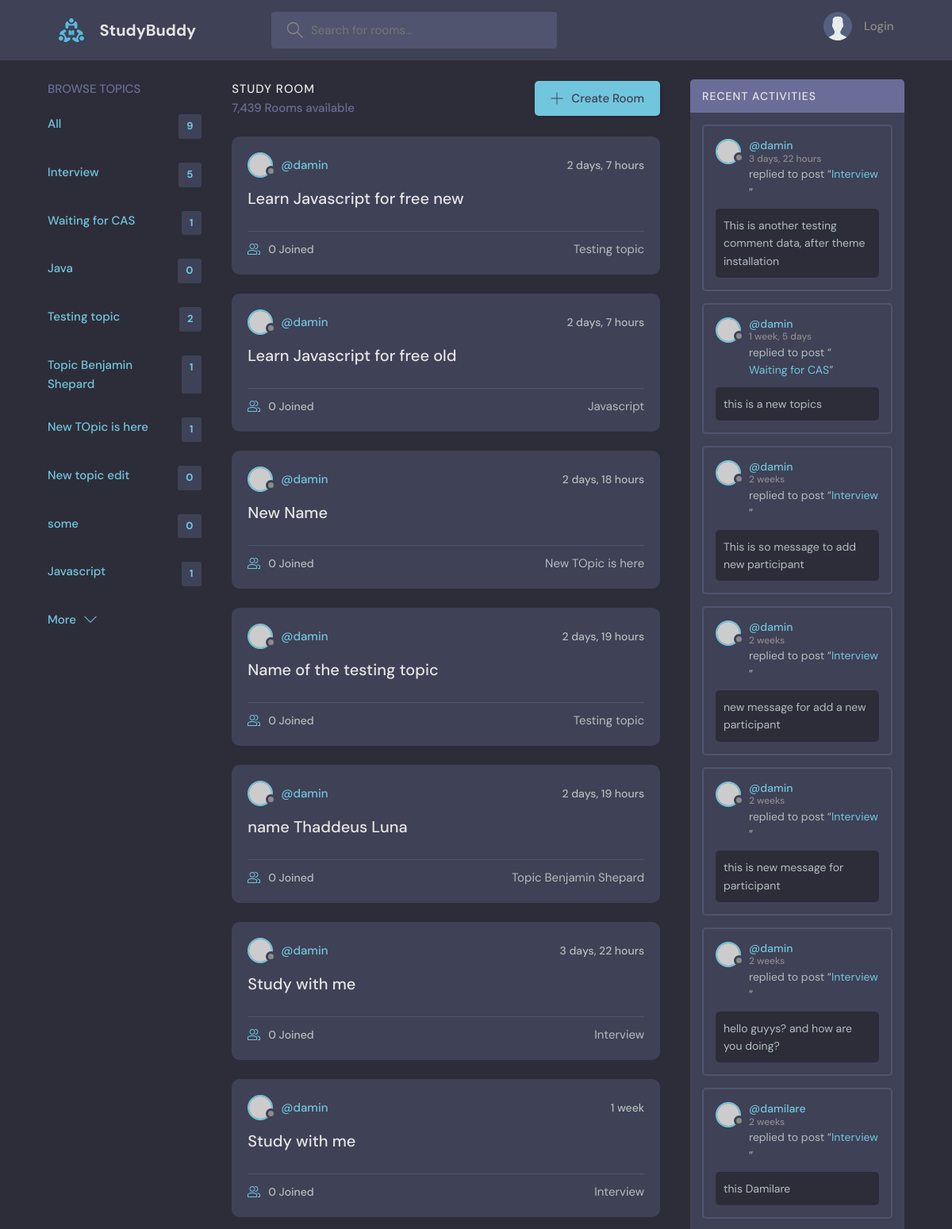
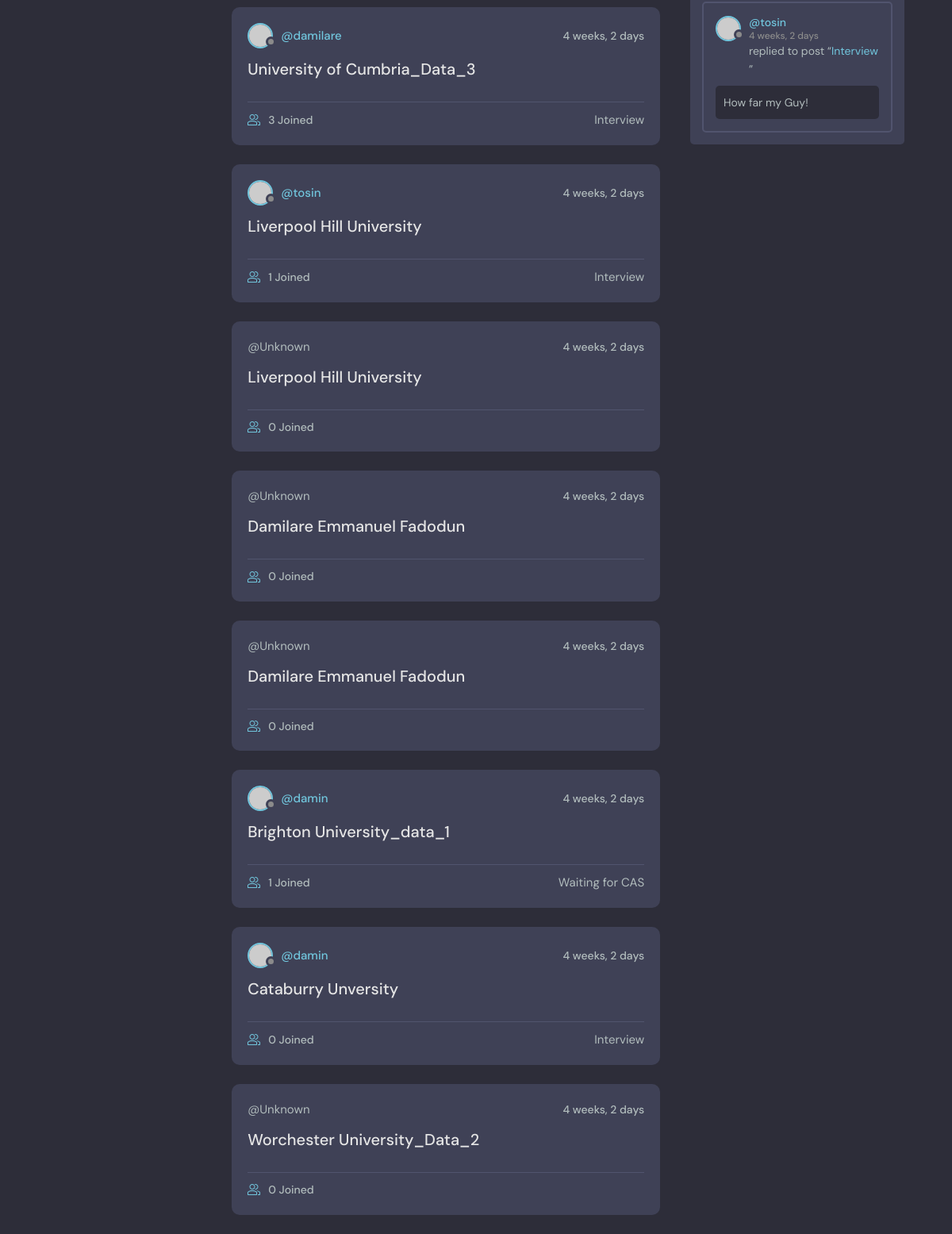
The page / on the database its author committed (2 pictures, top to bottom).
### base/models.py (models this page shows, shortened)
class Topic(models.Model):
    name = models.CharField(max_length=200)
    def __str__(self):
        return self.name

class Room(models.Model):
    host = models.ForeignKey(User, on_delete=models.SET_NULL, null=True)
    topic = models.ForeignKey(Topic, on_delete=models.SET_NULL, null=True)
    name = models.CharField(max_length=200)
    description = models.TextField(null=True, blank=True)
    participants = models.ManyToManyField(User, related_name='participants', blank=True)
    updated = models.DateTimeField(auto_now=True)
    created = models.DateTimeField(auto_now_add=True)
    class Meta:
        ordering = ['-updated', '-created']

class Message(models.Model):
    user = models.ForeignKey(User, on_delete=models.CASCADE)
    room = models.ForeignKey(Room, on_delete=models.CASCADE)
    body = models.TextField()
    updated = models.DateTimeField(auto_now=True)
    created = models.DateTimeField(auto_now_add=True)
    class Meta:
        ordering = ['-updated', '-created']
    def __str__(self):
        return self.body[0:50]

### base/views.py (the view)
# urls.py: path("", views.room, name="room"),  # Room page
def room(request):
        q = request.GET.get('q') if request.GET.get('q') != None else ''
        rooms = Room.objects.filter(
                Q(topic__name__icontains=q)|
                Q(name__icontains=q) |
                Q(description__icontains=q)
                )
        topics =  Topic.objects.all()
        rooms_count = rooms.count()
        room_messages = Message.objects.filter(Q(room__topic__name__icontains=q))
        context =  {'rooms': rooms, 'topics': topics, 'rooms_count': rooms_count, 'room_messages':room_messages }
        return render(request,"base/room.html",context)

### base/templates/base/room.html (shortened to what this page needs)
{% extends 'layout.html' %} {% block content %}
<main class="layout layout--3">
  <div class="container">
    {% include 'base/topics_component.html' %}
    <div class="roomList">
      <div class="roomList__header">
        <div>
          <h2>Study Room</h2>
          <p>7,439 Rooms available</p>
        </div>
        <a class="btn btn--main" href="{% url 'create_room' %}">
          <svg
            version="1.1"
            xmlns="http://www.w3.org/2000/svg"
            width="32"
            height="32"
            viewBox="0 0 32 32"
          >
            <title>add</title>
            <path
              d="M16.943 0.943h-1.885v14.115h-14.115v1.885h14.115v14.115h1.885v-14.115h14.115v-1.885h-14.115v-14.115z"
            ></path>
          </svg>
          Create Room
        </a>
      </div>
      {% include 'base/feeds_component.html' %}
    </div>
    {% include 'base/activities.html' %}
  </div>
</main>
{% endblock %}

### base/templates/base/topics_component.html
<div class="topics">
  <div class="topics__header">
    <h2>Browse Topics</h2>
  </div>
  <ul class="topics__list">
    <li>
      <a href="{% url 'room' %}" class="active"
        >All <span>{{topics.count}}</span></a
      >
    </li>
    {% for topic in topics %}
    <li>
      <a href="{% url 'room' %}?q={{topic.name}}" class="active"
        >{{topic.name}} <span>{{topic.room_set.all.count}}</span></a
      >
    </li>
    {% endfor %}
  </ul>
  <a class="btn btn--link" href="topics.html">
    More
    <svg
      version="1.1"
      xmlns="http://www.w3.org/2000/svg"
      width="32"
      height="32"
      viewBox="0 0 32 32"
    >
      <title>chevron-down</title>
      <path d="M16 21l-13-13h-3l16 16 16-16h-3l-13 13z"></path>
    </svg>
  </a>
</div>

### base/templates/base/feeds_component.html (shortened to what this page needs)
{% for room in rooms %}
<div class="roomListRoom">
  <div class="roomListRoom__header">
    {% if room.host and room.host.id %}
    <a
      href="{% url 'user_profile' room.host.id %}"
      class="roomListRoom__author"
    >
      <div class="avatar avatar--small">
        <img src="https://randomuser.me/api/portraits/women/11.jpg" />
      </div>
      <span>@{{room.host.username}}</span>
    </a>
    {% else %}
    <span>@Unknown</span>
    {% endif %}
    <div class="roomListRoom__actions">
      <span>{{ room.created|timesince }}</span>
    </div>
  </div>
  <div class="roomListRoom__content">
    <a href="{%  url 'room_details' room.id %}">{{ room.name}}</a>
  </div>
  <div class="roomListRoom__meta">
    <a href="{% url 'room_details' room.id %}" class="roomListRoom__joined">
      {{room.participants.all.count}} Joined
    </a>
    <p class="{% url 'room_details' room.id %}">{{ room.topic.name}}</p>
  </div>
</div>
{% endfor %}

### base/templates/base/activities.html (shortened to what this page needs)
<div class="activities">
  <div class="activities__header">
    <h2>Recent Activities</h2>
  </div>
  {% for message in room_messages %}
  <div class="activities__box">
    <div class="activities__boxHeader roomListRoom__header">
      <a
        href="{% url 'user_profile' message.user.id %}"
        class="roomListRoom__author"
      >
        <div class="avatar avatar--small">
          <img src="https://randomuser.me/api/portraits/women/11.jpg" />
        </div>
        <p>
          @{{message.user.username}}
          <span>{{message.created|timesince}}</span>
        </p>
      </a>
    </div>
    <div class="activities__boxContent">
      <p>
        replied to post “<a href="{% url 'room_details' message.room.id %}"
          >{{ message.room.topic}}</a
        >”
      </p>
      <div class="activities__boxRoomContent">{{message.body}}</div>
    </div>
  </div>
  {% endfor %}
</div>

### rows shown on the page
Topic: name "Interview", room_set.all.count "5"
Topic: name "Waiting for CAS", room_set.all.count "1"
Topic: name "Java", room_set.all.count "0"
Topic: name "Testing topic", room_set.all.count "2"
Topic: name "Topic Benjamin Shepard", room_set.all.count "1"
Topic: name "New TOpic is here", room_set.all.count "1"
Topic: name "New topic edit", room_set.all.count "0"
Topic: name "some", room_set.all.count "0"
Topic: name "Javascript", room_set.all.count "1"
Room: host.username "damin", created "2 days, 7 hours", name "Learn Javascript for free new", participants.all.count "0", topic.name "Testing topic"
Room: host.username "damin", created "2 days, 7 hours", name "Learn Javascript for free old", participants.all.count "0", topic.name "Javascript"
Room: host.username "damin", created "2 days, 18 hours", name "New Name", participants.all.count "0", topic.name "New TOpic is here"
Room: host.username "damin", created "2 days, 19 hours", name "Name of the testing topic", participants.all.count "0", topic.name "Testing topic"
Room: host.username "damin", created "2 days, 19 hours", name "name Thaddeus Luna", participants.all.count "0", topic.name "Topic Benjamin Shepard"
Room: host.username "damin", created "3 days, 22 hours", name "Study with me", participants.all.count "0", topic.name "Interview"
Room: host.username "damin", created "1 week", name "Study with me", participants.all.count "0", topic.name "Interview"
Room: host.username "damilare", created "4 weeks, 2 days", name "University of Cumbria_Data_3", participants.all.count "3", topic.name "Interview"
Room: host.username "tosin", created "4 weeks, 2 days", name "Liverpool Hill University", participants.all.count "1", topic.name "Interview"
Room: shows "@Unknown", created "4 weeks, 2 days", name "Liverpool Hill University", participants.all.count "0"
Room: shows "@Unknown", created "4 weeks, 2 days", name "Damilare Emmanuel Fadodun", participants.all.count "0"
Room: shows "@Unknown", created "4 weeks, 2 days", name "Damilare Emmanuel Fadodun", participants.all.count "0"
Room: host.username "damin", created "4 weeks, 2 days", name "Brighton University_data_1", participants.all.count "1", topic.name "Waiting for CAS"
Room: host.username "damin", created "4 weeks, 2 days", name "Cataburry Unversity", participants.all.count "0", topic.name "Interview"
Room: shows "@Unknown", created "4 weeks, 2 days", name "Worchester University_Data_2", participants.all.count "0"
Message: user.username "damin", created "3 days, 22 hours", room.topic "Interview", body "This is another testing comment data, after theme installation"
Message: user.username "damin", created "1 week, 5 days", room.topic "Waiting for CAS", body "this is a new topics"
Message: user.username "damin", created "2 weeks", room.topic "Interview", body "This is so message to add new participant"
Message: user.username "damin", created "2 weeks", room.topic "Interview", body "new message for add a new participant"
Message: user.username "damin", created "2 weeks", room.topic "Interview", body "this is new message for participant"
Message: user.username "damin", created "2 weeks", room.topic "Interview", body "hello guyys? and how are you doing?"
Message: user.username "damilare", created "2 weeks", room.topic "Interview", body "this Damilare"
Message: user.username "tosin", created "4 weeks, 2 days", room.topic "Interview", body "How far my Guy!"

### other values the page prints
{{ topics.count }} "9"
